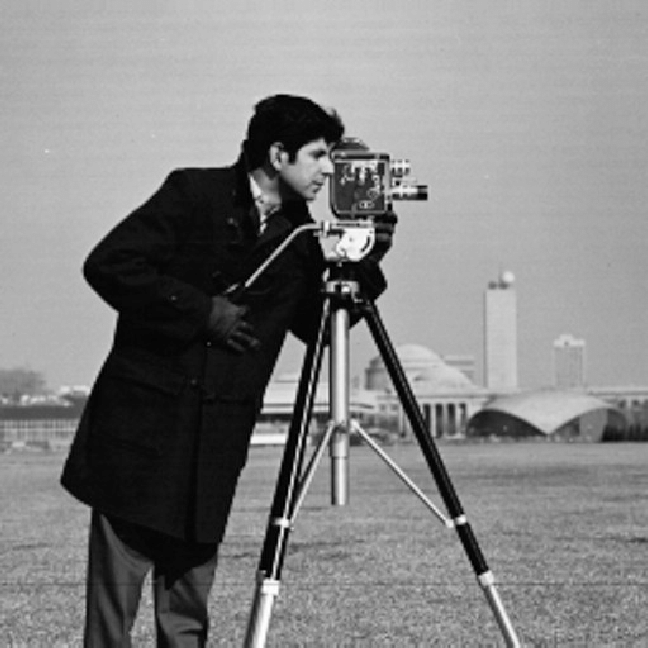
#> input picture images/cameraman.png, 648 x 648 px
$ python conv2D.py
#> lines starting #> are read from the running program, lines starting #| are printed output that depends on the picture
import cv2
import numpy as np
from matplotlib import pyplot as plt

img = cv2.imread('../images/cameraman.png', 0)
#> img: shape (648, 648); min 0, max 255, mean 131

kernel = np.zeros(img.shape)
r, c = kernel.shape
#> r = 648; c = 648

x = cv2.getGaussianKernel(15, 10)
gaussian = x * x.T

kernel[r//2 - 7 : r//2 + 8, c//2 - 7 : c//2 + 8] = gaussian
blur_img = cv2.filter2D(img, -1, gaussian)
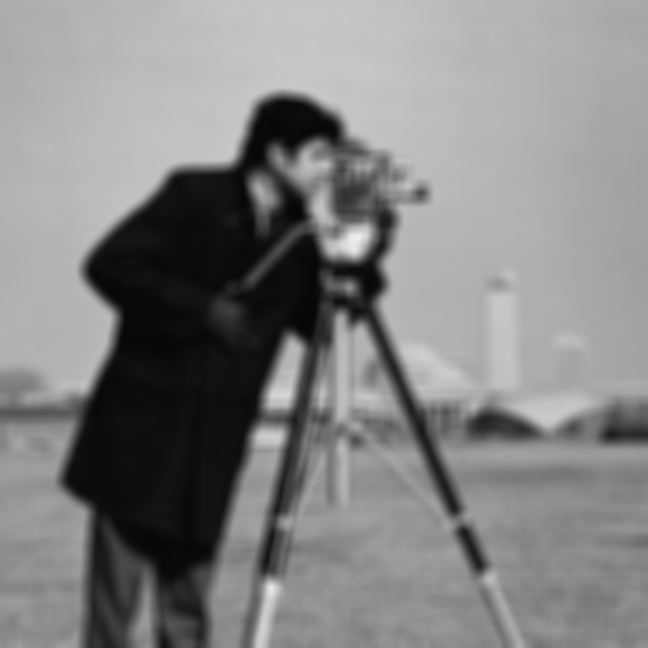
#> blur_img: shape (648, 648); min 6, max 239, mean 131

plt.subplot(121), plt.title('Image')
plt.imshow(img, cmap='gray')
plt.xticks([]), plt.yticks([])

plt.subplot(122), plt.title('Blurred Image')
plt.imshow(blur_img, cmap='gray')
plt.xticks([]), plt.yticks([])

plt.show()
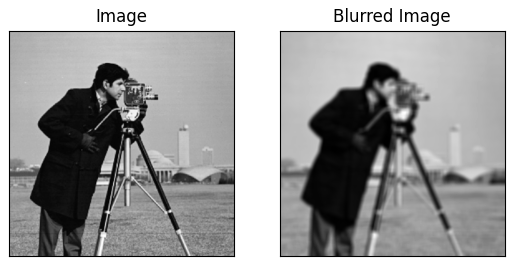
#> figure drawn by matplotlib, 2 panels

$ run again, with images/bridge.png copied over images/cameraman.png
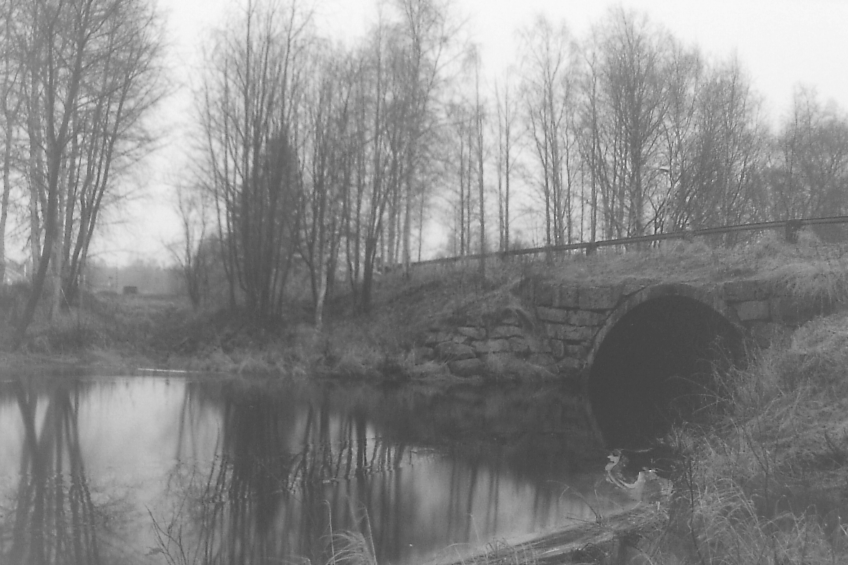
#> input picture images/bridge.png, 848 x 565 px
#> img is the input picture: shape (565, 848); min 60, max 250, mean 136.2
#> `blur_img = cv2.filter2D(img, -1, gaussian)`:
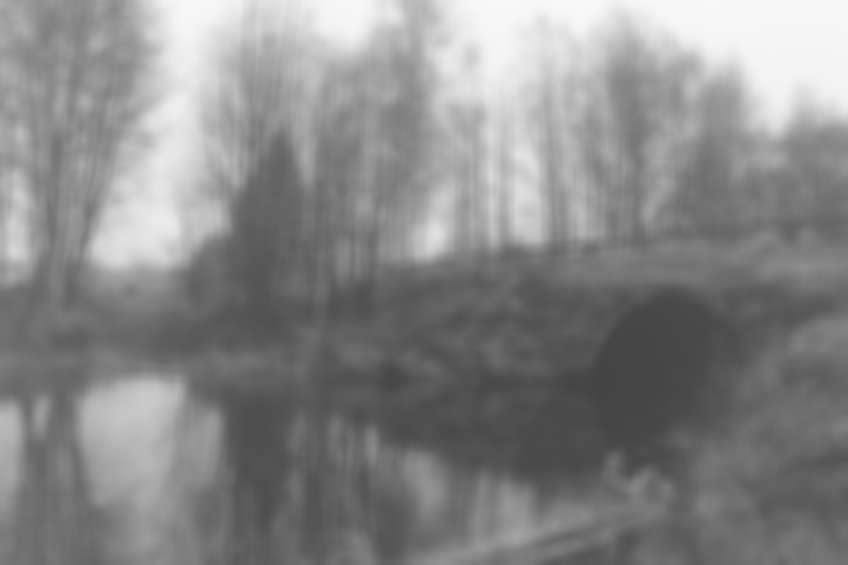
#> blur_img: shape (565, 848); min 68, max 248, mean 136.2
#> `plt.show()`:
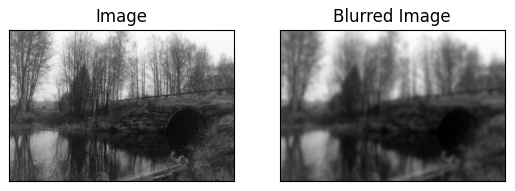
#> figure drawn by matplotlib, 2 panels
